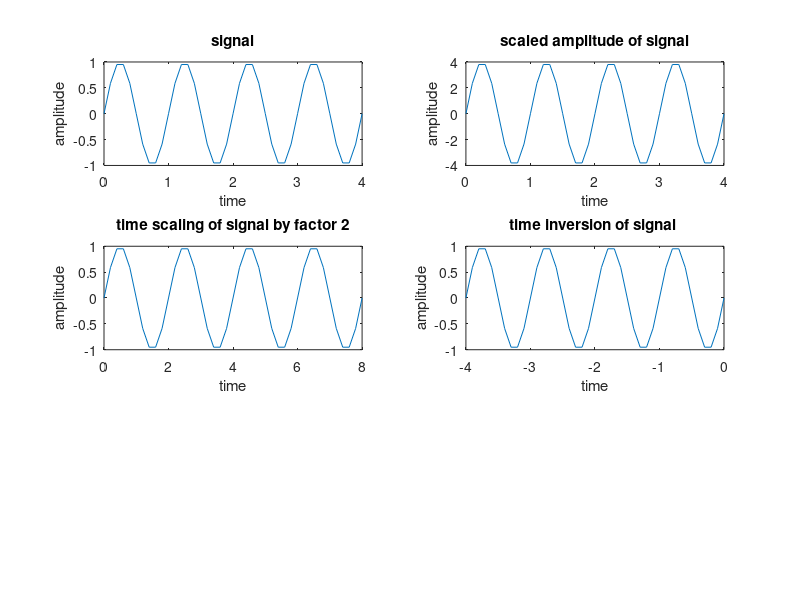

Source code (MATLAB):
%rishi kumar
%2022BTECE016
%Write a MATLAB code to perform signal processing operations: amplitude scaling, Time shifting, Time scaling, and Time inversion.

clc;
clear all;

t=-0:0.1:4;
y=sin(2*pi*t);
subplot(3,2,1);
plot(t,y);
title('signal');
xlabel('time');
ylabel('amplitude');

% amplitude scaling of signal
amp= 4*y;
subplot(3,2,2);
plot(t,amp);
title('scaled amplitude of signal');
xlabel('time');
ylabel('amplitude');

%time shifting of signal

t_original=0:0.1:4;
time_shift=5;
t_shifted = t_original - time_shift;

s2=sin(2*pi*t_shifted);
subplot(3,2,3);
plot(t_shifted,s2);
title('time shifting of signal by factor 5');
xlabel('time');
ylabel('amplitude');

%time scaling of signal
time_scale=2
t_scaled = t_original*time_scale;
s3=sin(2*pi*t_scaled);
subplot(3,2,3);
plot(t_scaled,s2);
title('time scaling of signal by factor 2');
xlabel('time');
ylabel('amplitude');

% time inversion
time= -t;
s4= sin(2*pi*time);
subplot(3,2,4);
plot(time,s4);
title('time inversion of signal ');
xlabel('time');
ylabel('amplitude');



